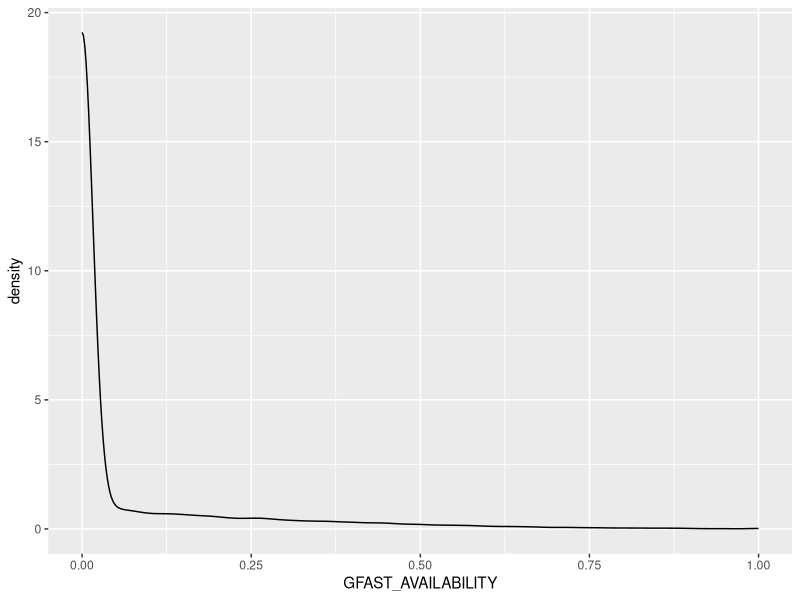
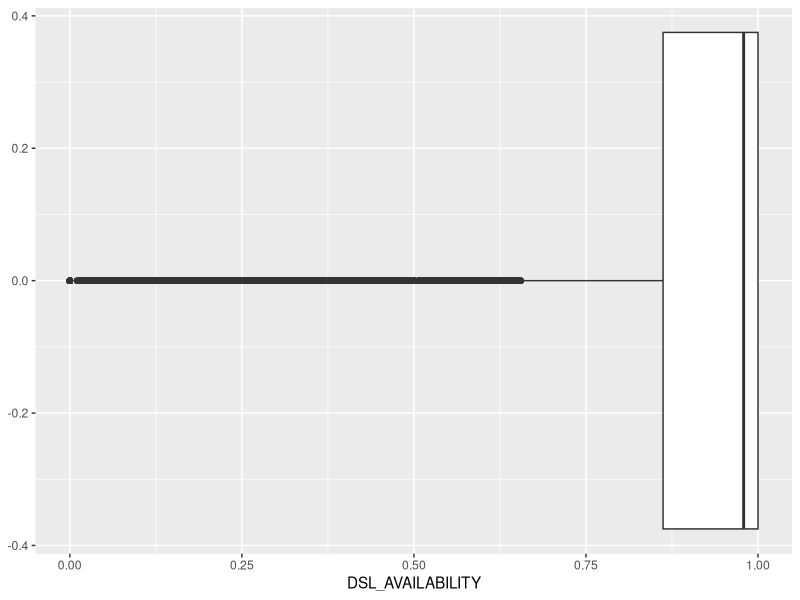
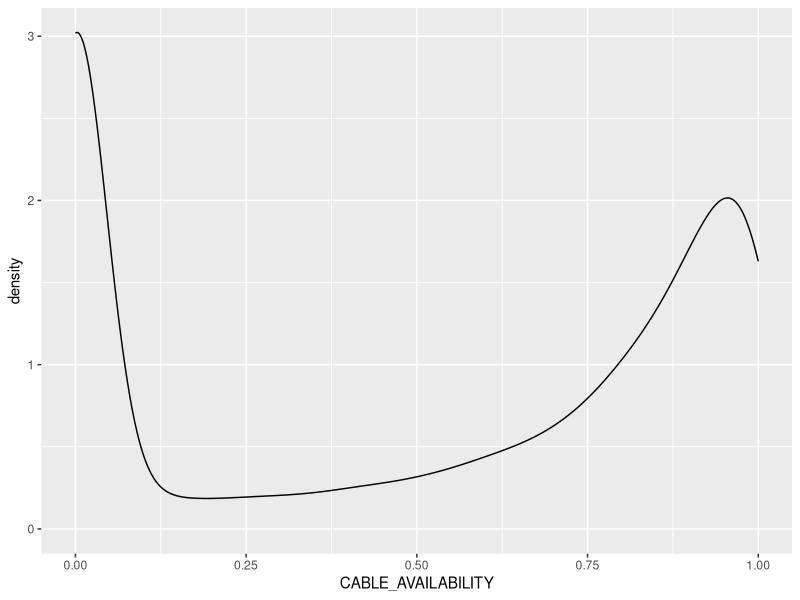
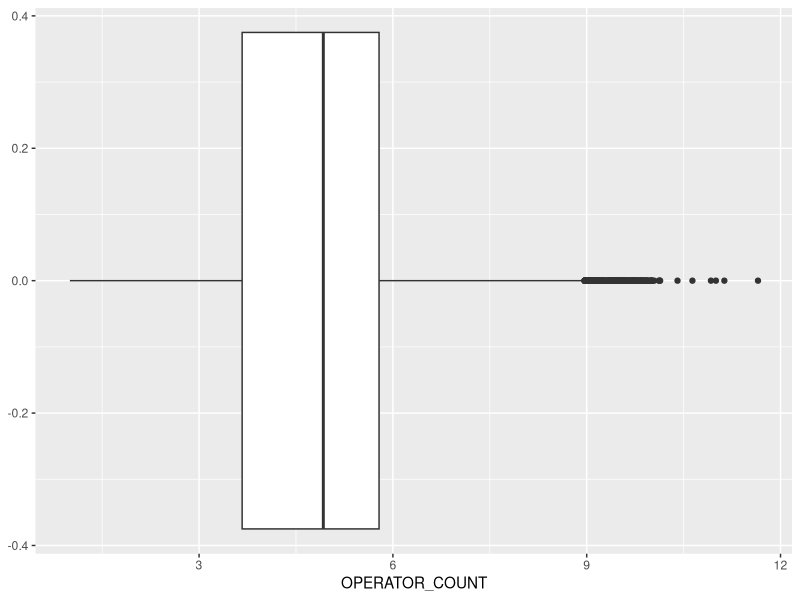

Recreate these plots in R, in order.
### This R file contains the code to construct the updated Broadband Infrastructure Index (BII)
# new BII 2023 for ALL UK
# this is a relative index, i.e., we do not calculate raw 'scores', only rank LSOAs relative to each other

# the variables included to construct the BII are queried directly from the:
# FACT_OPERATOR, UPC_OUTPUT, FACT_POSTCODE_TECH and FACT_SPEED_TEST tables in the Snowflake database
# see "BII_query_all_in_one.rtf" file in 'BII' directory for the full SQL query

# load packages
library(tidyverse)

#setwd("BII/")

# read the query output file (in same directory as this .R file)
new_bii <- read_csv("BII_query_output_July23.csv")

### 1. Exploratory Data Analysis ----------------------------------------------
# is GFAST relevant?
summary(new_bii$GFAST_AVAILABILITY)
# plot
new_bii %>% ggplot(aes(x = GFAST_AVAILABILITY)) +
  geom_density()

# is DSL relevant?
summary(new_bii$DSL_AVAILABILITY)
# plot
new_bii %>% ggplot(aes(x = DSL_AVAILABILITY)) +
  geom_boxplot()

# is Cable relevant?
summary(new_bii$CABLE_AVAILABILITY)
# plot
new_bii %>% ggplot(aes(x = CABLE_AVAILABILITY)) +
  geom_density()

# operator count
summary(new_bii$OPERATOR_COUNT)
# plot
new_bii %>% ggplot(aes(x = OPERATOR_COUNT)) +
  geom_boxplot()

### 2. creating the index -----------------------------------------------------
# from the EDA, we choose to drop Gfast as it does not contribute/add much information
# data suggests almost no one uses Gfast anymore
new_bii <- dplyr::select(new_bii, -GFAST_AVAILABILITY)

# create empty rank columns for each variable
new_bii <- mutate(new_bii,
                  fttp_rank = NA,
                  fttc_rank = NA,
                  dsl_rank = NA,
                  cable_rank = NA,
                  opscount_rank = NA,
                  down_rank = NA,
                  up_rank = NA)

# creating LSOA ranking for broadband technology availability variables (FTTP, FTTC, DSL, Cable)
# 0-100 % availability -- higher (more availability) is better

# FTTP
new_bii$fttp_rank[order(new_bii$FTTP_AVAILABILITY, decreasing = TRUE)] <- 1:nrow(new_bii)
# view
new_bii[,c("FTTP_AVAILABILITY", "fttp_rank")]

# FTTC
new_bii$fttc_rank[order(new_bii$FTTC_AVAILABILITY, decreasing = TRUE)] <- 1:nrow(new_bii)
# view
new_bii[,c("FTTC_AVAILABILITY", "fttc_rank")]

# DSL
new_bii$dsl_rank[order(new_bii$DSL_AVAILABILITY, decreasing = TRUE)] <- 1:nrow(new_bii)
# view
new_bii[,c("DSL_AVAILABILITY", "dsl_rank")]

# Cable
new_bii$cable_rank[order(new_bii$CABLE_AVAILABILITY, decreasing = TRUE)] <- 1:nrow(new_bii)
# view
new_bii[,c("CABLE_AVAILABILITY", "cable_rank")]


# LSOA ranking for OPERATOR_COUNT -- higher (more operators) is better
new_bii$opscount_rank[order(new_bii$OPERATOR_COUNT, decreasing = TRUE)] <- 1:nrow(new_bii)
# view
new_bii[,c("OPERATOR_COUNT", "opscount_rank")]


# LSOA ranking for speed tests -- higher (faster) is better
# Down_speed
new_bii$down_rank[order(new_bii$DOWN_MBPS, decreasing = TRUE)] <- 1:nrow(new_bii)
# view
new_bii[,c("DOWN_MBPS", "down_rank")]

# Up_speed
new_bii$up_rank[order(new_bii$UP_MBPS, decreasing = TRUE)] <- 1:nrow(new_bii)
# view
new_bii[,c("UP_MBPS", "up_rank")]


# create column for total sum of ranks for each LSOA
new_bii$rank_sum <- (new_bii$fttp_rank)+(new_bii$fttc_rank)+(new_bii$dsl_rank)+(new_bii$cable_rank)+
  (new_bii$opscount_rank)+(new_bii$down_rank)+(new_bii$up_rank)

# use rank_sum to create final relative rank: 1 is best (lower overall rank is better)
new_bii$final_RANK[order(new_bii$rank_sum)] <- 1:nrow(new_bii)
# should range 1 - 42,617
summary(new_bii$final_RANK)

# save as .csv
write_csv(new_bii, "newBII_output2023.csv")
